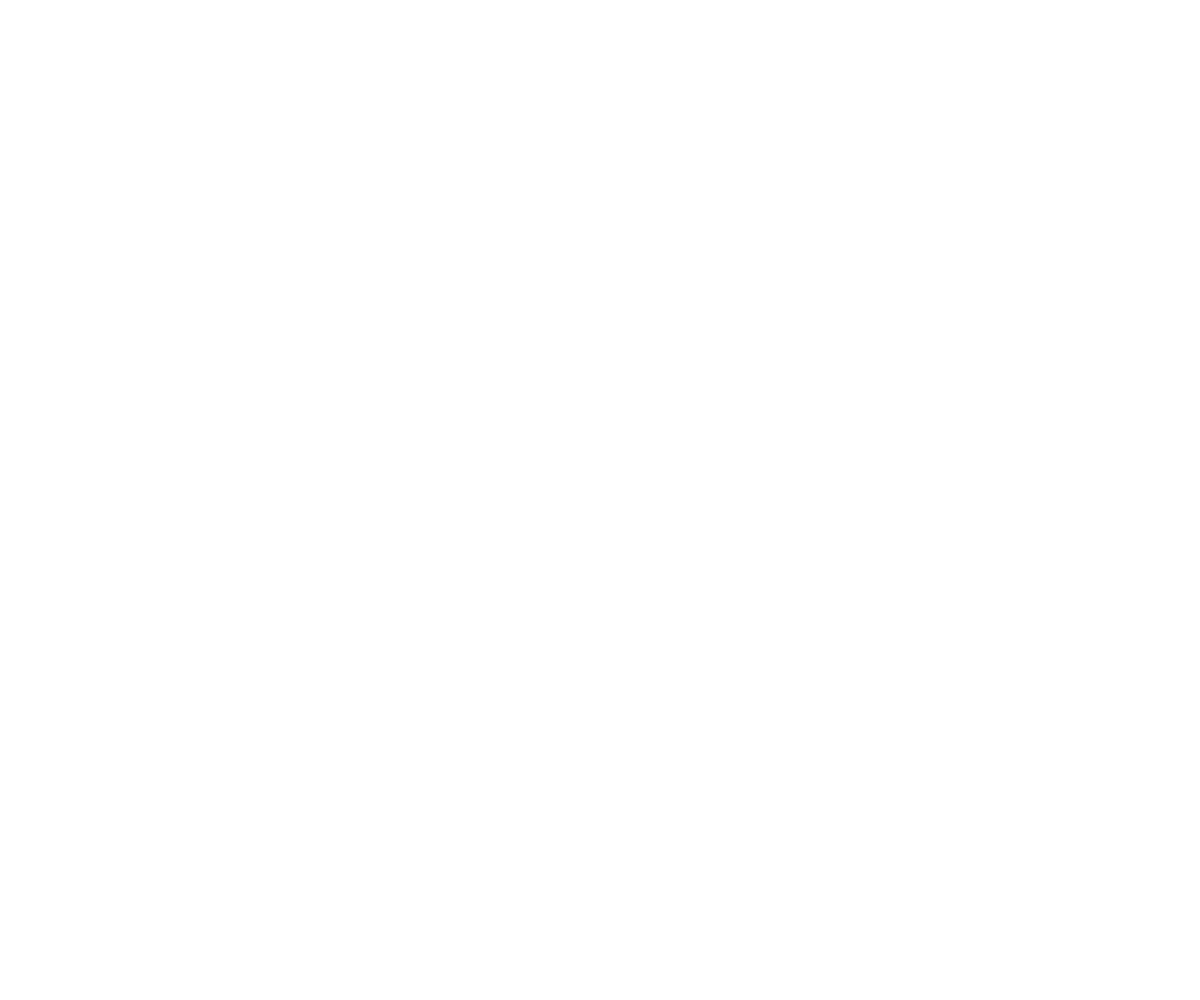
Frame 1 (no input)
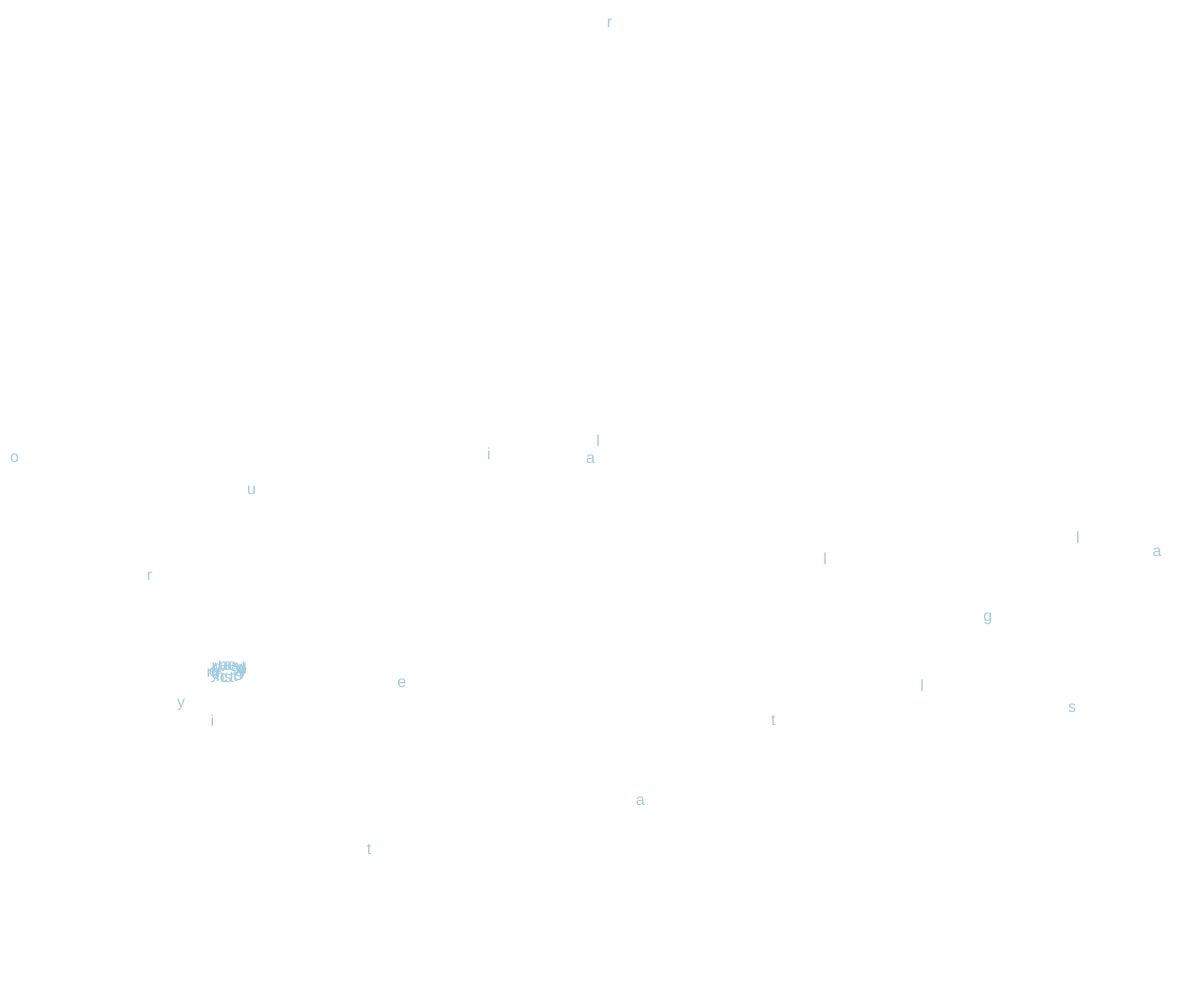
Frame 60 (no input)
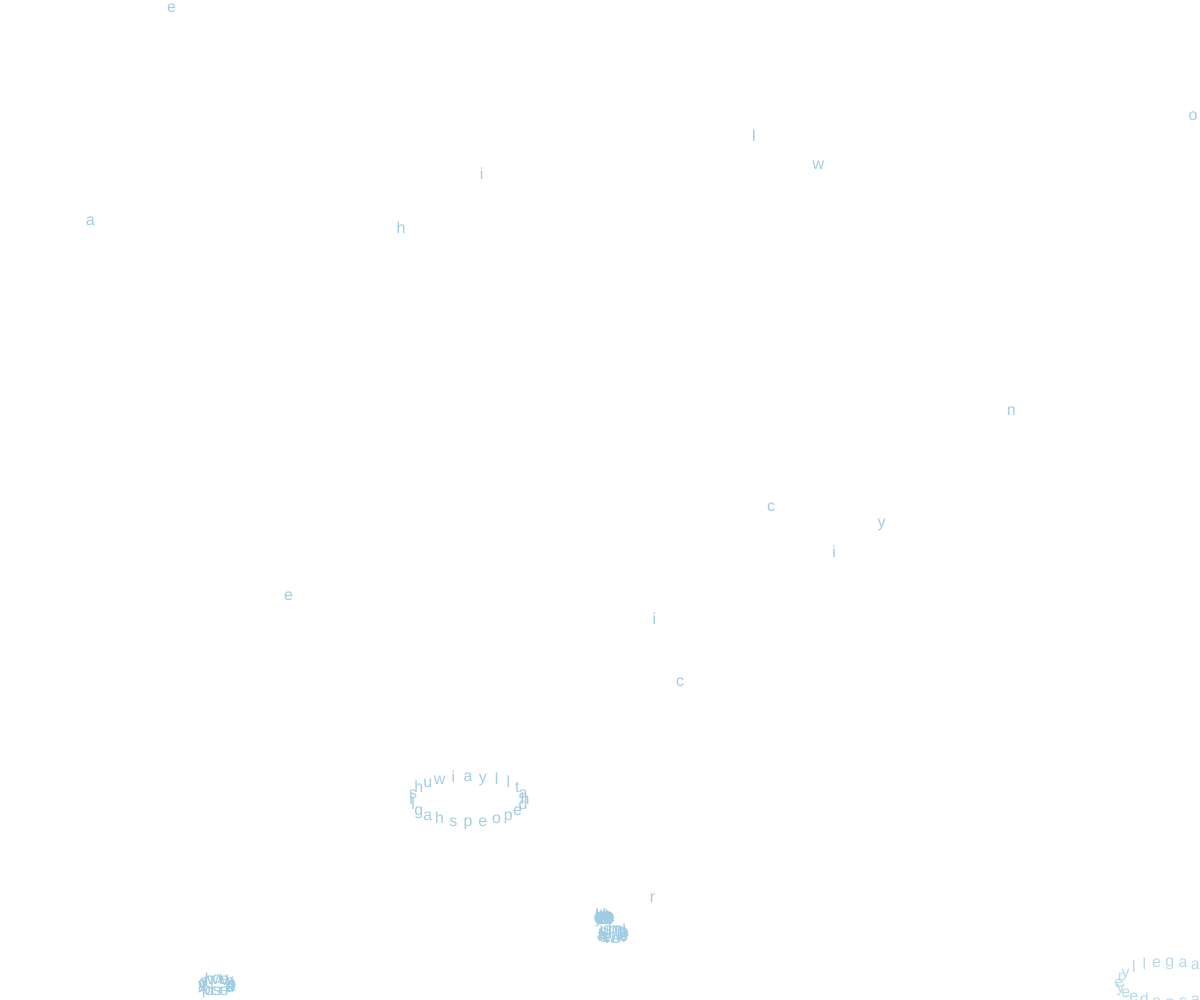
Frame 120 (the mouse pressed at the canvas centre since frame 60)

The p5.js sketch that drew these frames (run headless with seeded random() and noise() and a simulated clock; from frame 60 on, the mouse is pressed at the canvas centre):

// p5.js sketch
// ── sketch.js
const CONFIG = {
  textSize: 16,
  initialVXMin: -1,
  initialVXMax: 1,
  initialVYMin: 8,
  initialVYMax: 15,
  fadeSpeed: 8,
  textColor: "#A1CCE2",
  bgColor: "#FFFFFF",
  startY: -50,
  explosionCount: 24,
  ellipseWidth: 200,
  ellipseHeight: 80,
  splashSpeed: 3,
  minOpacityDelay: 0,
  maxOpacityDelay: 20,
  fadeDuration: 15,
  dropletCount: 20,
  spawnInterval: 1,
  horizontalSpread: 1
};

class Letter {
  constructor(char, x, y, size, opacityDelay, isExplosion = false) {
    this.char = char;
    this.x = x;
    this.y = y;
    this.originX = x;
    this.originY = y;
    this.alpha = 255;
    this.size = size;
    this.dispersing = false;
    this.color = color(CONFIG.textColor);
    this.isExplosion = isExplosion;
    this.angle = 0;
    this.explosionFrame = 0;
    this.shouldRemove = false;
    this.hasExploded = false;
    this.opacityDelay = opacityDelay;
  }
  
  update() {
    if (this.shouldRemove) return;
    
    if (!this.dispersing) {
      this.x += this.vx;
      this.y += this.vy;
      
      if (this.y >= this.explodeYThreshold && !this.isExplosion && !this.hasExploded) {
        this.dispersing = true;
        this.hasExploded = true;
        this.explosionFrame = frameCount;
        this.createExplosion(this.x, this.y);
        this.shouldRemove = true;
      }
      
      if (this.x < -100 || this.x > width + 100 || this.y > height + 100) {
        this.shouldRemove = true;
      }
    } else {
      this.x += this.vx;
      this.y += this.vy;
      
      const timeSinceExplosion = frameCount - this.explosionFrame;
      
      if (timeSinceExplosion > this.opacityDelay) {
        const fadeProgress = (timeSinceExplosion - this.opacityDelay) / CONFIG.fadeDuration;
        this.alpha = 255 * (1 - fadeProgress);
      }
      
      if (this.x < -200 || this.x > width + 200 || this.y < -200 || this.y > height + 200) {
        this.shouldRemove = true;
      }
    }
  }
  
  draw() {
    if (this.shouldRemove || this.alpha <= 0) return;
    
    push();
    let col = this.color;
    col.setAlpha(this.alpha);
    fill(col);
    noStroke();
    textSize(this.size);
    textAlign(CENTER, CENTER);
    text(this.char, this.x, this.y);
    pop();
  }
  
  isFinished() {
    return this.shouldRemove || this.alpha < 0;
  }
  
  setEllipseSplash(angle) {
    this.angle = angle;
    
    const a = CONFIG.ellipseWidth;
    const b = CONFIG.ellipseHeight;
    
    const ellipseX = cos(angle) * a;
    const ellipseY = sin(angle) * b;
    
    const dirX = ellipseX;
    const dirY = ellipseY;
    
    const length = sqrt(dirX * dirX + dirY * dirY);
    const normalizedX = dirX / length;
    const normalizedY = dirY / length;
    
    const speedScale = sqrt(
      pow(cos(angle), 2) + 
      pow(sin(angle) * (b/a), 2)
    );
    
    this.vx = normalizedX * CONFIG.splashSpeed * speedScale;
    this.vy = normalizedY * CONFIG.splashSpeed * speedScale;
  }
  
  createExplosion(x, y) {
    for (let i = 0; i < CONFIG.explosionCount; i++) {
      let randomChar = getRandomLowercaseLetter();
      
      let angle = map(i, 0, CONFIG.explosionCount, 0, TWO_PI);
      
      let explosionLetter = new Letter(
        randomChar,
        x,
        y,
        this.size,
        this.opacityDelay,
        true
      );
      
      explosionLetter.dispersing = true;
      explosionLetter.originX = x;
      explosionLetter.originY = y;
      explosionLetter.explosionFrame = frameCount;
      explosionLetter.setEllipseSplash(angle);
      
      allLetters.push(explosionLetter);
    }
  }
}

class Droplet {
  constructor() {
    this.letters = [];
    
    const screenSections = 6;
    const sectionWidth = width / screenSections;
    const sectionIndex = floor(dropletCounter % screenSections);
    
    const minX = sectionIndex * sectionWidth;
    const maxX = (sectionIndex + 1) * sectionWidth;
    this.startX = random(minX, maxX);
    
    const randomOffset = random(-sectionWidth * 0.2, sectionWidth * 0.2);
    this.startX += randomOffset;
    
    this.startX = constrain(this.startX, -50, width + 50);
    
    this.vx = random(CONFIG.initialVXMin, CONFIG.initialVXMax);
    this.vy = random(CONFIG.initialVYMin, CONFIG.initialVYMax);
    
    const minThreshold = height * 0.66;
    const maxThreshold = height * 0.98;
    this.explodeYThreshold = random(minThreshold, maxThreshold);
    
    this.opacityDelay = random(CONFIG.minOpacityDelay, CONFIG.maxOpacityDelay);
    
    let randomChar = getRandomLowercaseLetter();
    let letter = new Letter(
      randomChar,
      this.startX,
      CONFIG.startY,
      CONFIG.textSize,
      this.opacityDelay
    );
    
    letter.vx = this.vx;
    letter.vy = this.vy;
    letter.explodeYThreshold = this.explodeYThreshold;
    
    this.letters.push(letter);
    allLetters.push(letter);
    
    dropletCounter++;
  }
  
  update() {
  }
  
  isFinished() {
    for (let letter of this.letters) {
      if (!letter.isFinished()) {
        return false;
      }
    }
    return true;
  }
}

let allLetters = [];
let droplets = [];
let bgColor;
let lastSpawnTime = 0;
let dropletCounter = 0;

function setup() {
  createCanvas(windowWidth, windowHeight);
  
  bgColor = color(CONFIG.bgColor);
  
  textSize(CONFIG.textSize);
  textAlign(CENTER, CENTER);
  
  initDroplets();
}

function draw() {
  background(bgColor);
  
  if (frameCount - lastSpawnTime > CONFIG.spawnInterval && droplets.length < CONFIG.dropletCount) {
    droplets.push(new Droplet());
    lastSpawnTime = frameCount;
  }
  
  for (let i = allLetters.length - 1; i >= 0; i--) {
    allLetters[i].update();
    
    if (allLetters[i].shouldRemove) {
      allLetters.splice(i, 1);
      continue;
    }
    
    allLetters[i].draw();
    
    if (allLetters[i].isFinished()) {
      allLetters.splice(i, 1);
    }
  }
  
  for (let i = droplets.length - 1; i >= 0; i--) {
    if (droplets[i].isFinished()) {
      droplets.splice(i, 1);
    }
  }
}

function windowResized() {
  resizeCanvas(windowWidth, windowHeight);
}

function initDroplets() {
  allLetters = [];
  droplets = [];
  dropletCounter = 0;
  
  for (let i = 0; i < CONFIG.dropletCount; i++) {
    droplets.push(new Droplet());
  }
  
  lastSpawnTime = frameCount;
}

function getRandomLowercaseLetter() {
  const letters = "reallyniceweathertodayagirlsaidtomeiwatchedherhopawaynoyésouslapluie";
  return letters.charAt(Math.floor(random() * letters.length));
}
// ── style.css
html, body {
  margin: 0;
  padding: 0;
  overflow: hidden;

}

.wrapper{
  position:absolute;
  top: 20%;
  left: 50%;
  /* bring your own prefixes */
  transform: translate(-50%, -50%);
}


h1{
  font-family:"Courier Prime";
  font-weight:400;
  font-size:16px;
  color:#8BC1DD;
}

h1::first-letter {
  color:#2592CA;
}

.italic{
  font-style:italic;
}

canvas {
  display: block;
}
